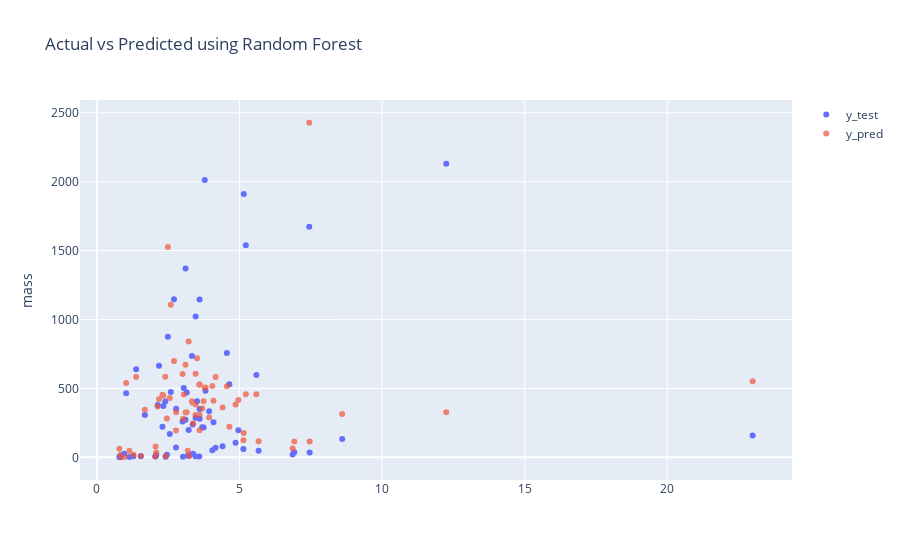

Notebook source saved alongside this figure:
### Code cell
fig_rf_fit = go.Figure()
fig_rf_fit.add_trace(go.Scatter(x=X_test['pl_trandur'], y=y_test, mode='markers', name='y_test'))
fig_rf_fit.add_trace(go.Scatter(x=X_test['pl_trandur'], y=y_pred_rf, mode='markers', name='y_pred', opacity=0.7))
fig_rf_fit.update_yaxes(title_text='mass')
fig_rf_fit.update_layout(title='Actual vs Predicted using Random Forest')

fig_rf_fit.show()
